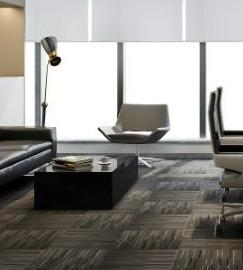
#> input picture Cut Image/1_office_cropped_image2.jpg, 243 x 270 px, given in place of 1_office.png, which was not available
$ python image_cut_and_select.py
#> lines starting #> are read from the running program, lines starting #| are printed output that depends on the picture
import matplotlib.pyplot as plt
from matplotlib.widgets import RectangleSelector
from PIL import Image
import os

filename = 'position of cropped image.txt'
logFile = open('./' + filename, 'w')
logFile.write('image\tevent\n')

# Function to be executed after selection
def onselect(eclick, erelease):
    # Obtain (xmin, xmax, ymin, ymax) values
    extent = rect_selector.extents
    logFile.write(str(img) +'\t'+ str(extent) + '\n')
    print("Extents: ", extent)

    # Crop the image using the selected region
    cropped_image = image.crop((extent[0], extent[2], extent[1], extent[3]))

    # Save the cropped image
    cropped_image.save('./{}_cropped_image2.jpg'.format(img))

    # Display the cropped image
    plt.figure()
    plt.imshow(cropped_image)
    plt.title('Cropped Image')
    plt.show()

image_path = './'
imgname = ['1_office','3_office','21_city']
for img in imgname:
    # Load an example image
      # Replace with the path to your image
    image = Image.open(image_path + img + '.png')
#> image is the input picture: PIL image 243x270 RGB; mean R, G, B 145.6, 143.5, 139.8


    # Plot the original image
    fig, ax = plt.subplots()
    fig.set_size_inches(10.666666666666666, 8, forward=True)
    ax.imshow(image)

    plt.title('Original Image')


    # Define a RectangleSelector at given axes ax.
    # It calls a function named 'onselect' when the selection is completed.
    # Rectangular box is drawn to show the selected region.
    rect_selector = RectangleSelector(ax, onselect, button=[1])
    rectprops={'visible': False}

    # Display the plot
    plt.show()
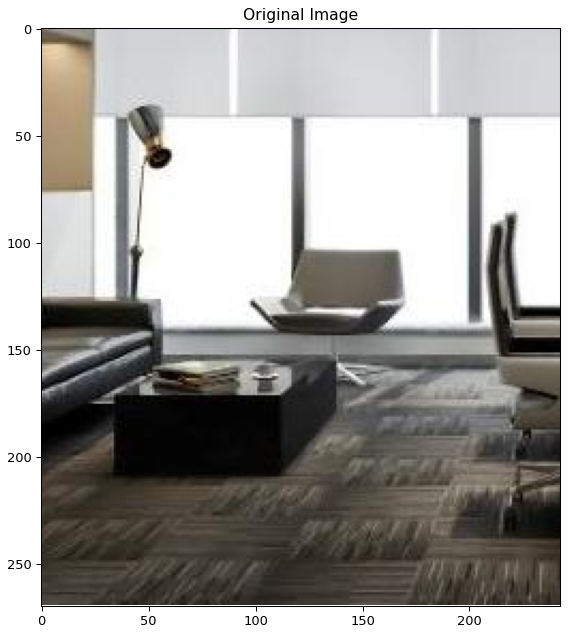
#> figure drawn by matplotlib, 1 panel
    plt.pause(6)
    plt.close()
    plt.close(fig)
#> pass 2 of the loop `for img in imgname:`:
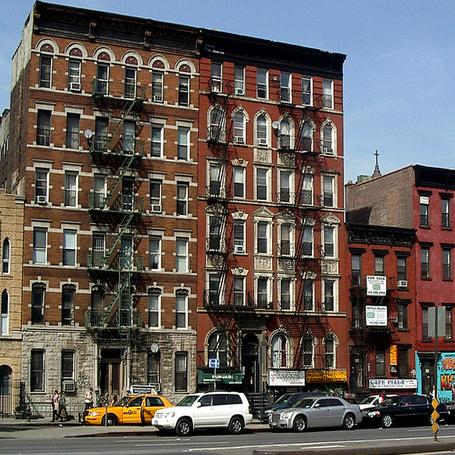
#> input picture Cut Image/21_city_cropped_image2.jpg, 455 x 455 px, given in place of 3_office.png, which was not available
#> image is the input picture: PIL image 455x455 RGB; mean R, G, B 101, 93.3, 89.7
#> `plt.show()`:
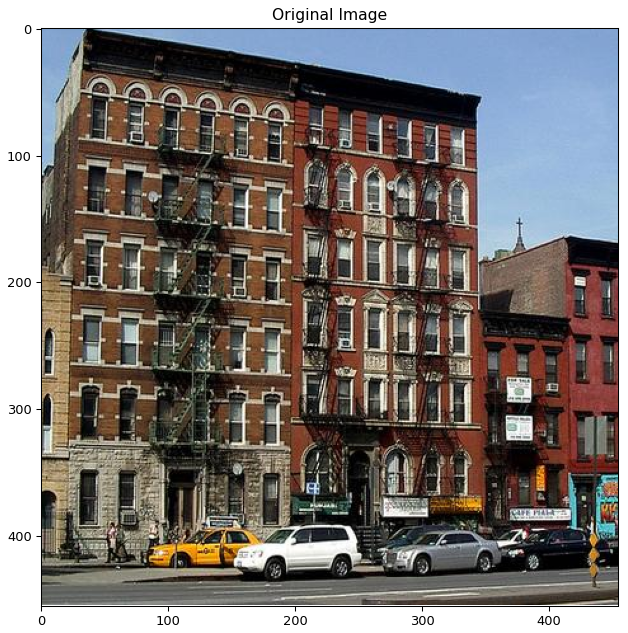
#> figure drawn by matplotlib, 1 panel


logFile.close()
